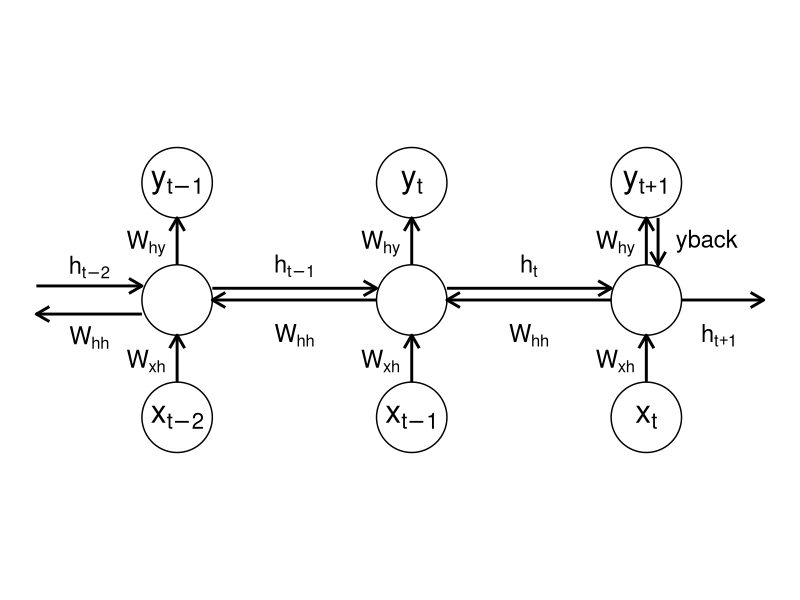

Generate this figure with R:
library(ggplot2)
library(ggforce)
library(dplyr)

r <- 0.3  # node radius

# Nodes
nodes <- data.frame(
  id = c("x1","h1","y1",
         "x2","h2","y2",
         "x3","h3","y3"),
  label = c("x[t-2]","","y[t-1]",
            "x[t-1]","","y[t]",
            "x[t]","","y[t+1]"),
  x = c(2,2,2,
        4,4,4,
        6,6,6),
  y = c(0,1,2,   # moved x nodes down to y=0.5
        0,1,2,
        0,1,2)
)


# Edges
edges <- data.frame(
  from = c("x1","h1","h2","x2","x3","h1","h2","h3"),
  to   = c("h1","h2","h3","h2","h3","y1","y2","y3"),
  label = c("W[xh]","h[t-1]","h[t]",
            "W[xh]","W[xh]",
            "W[hy]","W[hy]","W[hy]")
)

# Add reverse edges between middle nodes
reverse_edges <- data.frame(
  from = c("h2", "h3", "y3"),
  to   = c("h1", "h2", "h3"),
  label = c("W[hh]", "W[hh]", "yback")
)

# Combine with original edges
edges_all <- bind_rows(edges, reverse_edges)

# Function to shorten arrows
shorten <- function(x1, y1, x2, y2, r){
  dx <- x2 - x1
  dy <- y2 - y1
  d <- sqrt(dx^2 + dy^2)
  if (d == 0) return(c(x1, y1, x2, y2))
  x1s <- x1 + dx * r/d
  y1s <- y1 + dy * r/d
  x2s <- x2 - dx * r/d
  y2s <- y2 - dy * r/d
  c(x1s, y1s, x2s, y2s)
}

# Compute edge coordinates for all edges
edges_coords_all <- bind_rows(lapply(1:nrow(edges_all), function(i){
  row <- edges_all[i, ]
  from <- nodes[nodes$id == row$from, ]
  to   <- nodes[nodes$id == row$to, ]
  coords <- shorten(from$x, from$y, to$x, to$y, r)
  tibble(
    x = coords[1], y = coords[2],
    xend = coords[3], yend = coords[4],
    label = row$label
  )
}))

# Offset reverse edges higher but keep them connected to nodes
rev_idx <- edges_coords_all$label == "h[rev]"
edges_coords_all$y[rev_idx]    <- edges_coords_all$y[rev_idx]    + 0
edges_coords_all$yend[rev_idx] <- edges_coords_all$yend[rev_idx] + 0

# If you want to move the original h edges down as well:
orig_h_idx <- edges_coords_all$label == "h[t-1]" | edges_coords_all$label == "h[t]"
edges_coords_all$y[orig_h_idx]    <- edges_coords_all$y[orig_h_idx]    + 0.1
edges_coords_all$yend[orig_h_idx] <- edges_coords_all$yend[orig_h_idx] + 0.1

# Offset yback edge to the right but keep it connected to nodes
yback_idx <- edges_coords_all$label == "yback"
edges_coords_all$x[yback_idx]    <- edges_coords_all$x[yback_idx]    + 0.1
edges_coords_all$xend[yback_idx] <- edges_coords_all$xend[yback_idx] + 0.1

# Calculate offset for extra edge so it starts at the edge of the node
dx <- 1  # x direction (to the right)
dy <- 0  # y direction (horizontal)
d <- sqrt(dx^2 + dy^2)
x_start <- nodes$x[nodes$id == "h3"] + dx * r / d
y_start <- nodes$y[nodes$id == "h3"] + dy * r / d
x_end <- nodes$x[nodes$id == "h3"] + 1
y_end <- nodes$y[nodes$id == "h3"]

extra_edge <- data.frame(
  x = x_start,
  y = y_start,
  xend = x_end,
  yend = y_end,
  label = "h[t+1]"
)

# Use the same length as the h[t+1] edge for double edges
edge_length <- x_end - nodes$x[nodes$id == "h3"] # This is 1

# Make double edges longer by increasing edge_length
long_edge_length <- edge_length * 1.5

x_left_long <- nodes$x[nodes$id == "h1"] - long_edge_length
y_left <- nodes$y[nodes$id == "h1"]

# Edge going into h1 (above, now h[t-2])
coords_in <- shorten(x_left_long, y_left + 0.12, nodes$x[nodes$id == "h1"], nodes$y[nodes$id == "h1"] + 0.12, r)
edge_in <- tibble(
  x = coords_in[1], y = coords_in[2],
  xend = coords_in[3], yend = coords_in[4],
  label = "h[t-2]"
)

# Edge going out of h1 (below, now W[hh])
coords_out <- shorten(nodes$x[nodes$id == "h1"], nodes$y[nodes$id == "h1"] - 0.12, x_left_long, y_left - 0.12, r)
edge_out <- tibble(
  x = coords_out[1], y = coords_out[2],
  xend = coords_out[3], yend = coords_out[4],
  label = "W[hh]"
)

# Combine and set label offsets: h[t-2] above, W[hh] below
double_edges_split <- bind_rows(edge_in, edge_out)
double_edges_split$label_offset <- c(0.18, -0.18)

# Add a label_offset column for vertical adjustment
double_edges_split$label_offset <- c(0.18, -0.18) # Adjust these values as needed

# Separate W and h edges
edges_coords_W <- edges_coords_all[grepl("^W", edges_coords_all$label), ]
edges_coords_h <- edges_coords_all[grepl("^h", edges_coords_all$label), ]

# Separate W[hh] edges for custom label placement
edges_coords_W_hh <- edges_coords_all[edges_coords_all$label == "W[hh]", ]

# Separate yback edge for custom label placement
edges_coords_yback <- edges_coords_all[edges_coords_all$label == "yback", ]

# Plot
Plot_RNN_Extra <- ggplot() +
  geom_circle(data=nodes, aes(x0=x, y0=y, r=r), fill="white", color="black") +
  geom_text(data=nodes, aes(x=x, y=y, label=label), parse=TRUE, size=8) +
  geom_segment(data=edges_coords_all,
               aes(x=x, y=y, xend=xend, yend=yend),
               arrow=arrow(length=unit(0.15,"inches")), size=1) +
  geom_segment(data=extra_edge,
               aes(x=x, y=y, xend=xend, yend=yend),
               arrow=arrow(length=unit(0.15,"inches")), size=1) +
  geom_segment(data=double_edges_split,
               aes(x=x, y=y, xend=xend, yend=yend),
               arrow=arrow(length=unit(0.15,"inches")), size=1) +
  geom_text(data=extra_edge,
            aes(x=(x+xend)/2, y=(y+yend)/2 + 0.2, label=label),
            parse=TRUE, size=6, vjust=3.1, hjust=0.6) +
  geom_text(data=edges_coords_W[edges_coords_W$label != "W[hh]", ],
            aes(x=(x+xend)/2, y=(y+yend)/2, label=label),
            parse=TRUE, size=6, vjust=0.6, hjust=1.3) +
  geom_text(data=edges_coords_W_hh,
            aes(x=(x+xend)/2, y=(y+yend)/2 + 0.2, label=label),
            parse=TRUE, size=6, vjust=3.1, hjust=0.5) +
  geom_text(data=edges_coords_h,
            aes(x=(x+xend)/2, y=(y+yend)/2, label=label),
            parse=TRUE, size=6, vjust=-0.5, hjust=0.5) +
  geom_text(data=edges_coords_yback,
            aes(x=(x+xend)/2 + 0.15, y=(y+yend)/2, label=label),
            parse=TRUE, size=6, vjust=0.5, hjust=0) +
  geom_text(data=double_edges_split,
            aes(x=(x+xend)/2, y=(y+yend)/2 + label_offset, label=label),
            parse=TRUE, size=6, vjust=0.6, hjust=0.5) +
  coord_equal() +
  theme_void()

pdf("fig/img/RNN/RNN_Example_Extra2.pdf", width=10, height=6)
Plot_RNN_Extra
dev.off()
